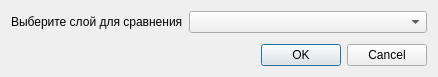
<?xml version="1.0" encoding="UTF-8"?>
<ui version="4.0">
 <class>Dialog</class>
 <widget class="QDialog" name="Dialog">
  <property name="geometry">
   <rect>
    <x>0</x>
    <y>0</y>
    <width>438</width>
    <height>77</height>
   </rect>
  </property>
  <property name="maximumSize">
   <size>
    <width>600</width>
    <height>100</height>
   </size>
  </property>
  <property name="windowTitle">
   <string>Выберите слой</string>
  </property>
  <layout class="QVBoxLayout" name="verticalLayout">
   <item>
    <layout class="QHBoxLayout" name="horizontalLayout">
     <item>
      <widget class="QLabel" name="label">
       <property name="text">
        <string>Выберите слой для сравнения</string>
       </property>
      </widget>
     </item>
     <item>
      <widget class="QgsMapLayerComboBox" name="mMapLayerComboBox">
       <property name="sizePolicy">
        <sizepolicy hsizetype="Expanding" vsizetype="Fixed">
         <horstretch>0</horstretch>
         <verstretch>0</verstretch>
        </sizepolicy>
       </property>
      </widget>
     </item>
    </layout>
   </item>
   <item>
    <spacer name="verticalSpacer">
     <property name="orientation">
      <enum>Qt::Vertical</enum>
     </property>
     <property name="sizeHint" stdset="0">
      <size>
       <width>20</width>
       <height>40</height>
      </size>
     </property>
    </spacer>
   </item>
   <item>
    <widget class="QDialogButtonBox" name="buttonBox">
     <property name="orientation">
      <enum>Qt::Horizontal</enum>
     </property>
     <property name="standardButtons">
      <set>QDialogButtonBox::Cancel|QDialogButtonBox::Ok</set>
     </property>
    </widget>
   </item>
  </layout>
 </widget>
 <customwidgets>
  <customwidget>
   <class>QgsMapLayerComboBox</class>
   <extends>QComboBox</extends>
   <header>qgsmaplayercombobox.h</header>
  </customwidget>
 </customwidgets>
 <resources/>
 <connections>
  <connection>
   <sender>buttonBox</sender>
   <signal>accepted()</signal>
   <receiver>Dialog</receiver>
   <slot>accept()</slot>
   <hints>
    <hint type="sourcelabel">
     <x>248</x>
     <y>254</y>
    </hint>
    <hint type="destinationlabel">
     <x>157</x>
     <y>274</y>
    </hint>
   </hints>
  </connection>
  <connection>
   <sender>buttonBox</sender>
   <signal>rejected()</signal>
   <receiver>Dialog</receiver>
   <slot>reject()</slot>
   <hints>
    <hint type="sourcelabel">
     <x>316</x>
     <y>260</y>
    </hint>
    <hint type="destinationlabel">
     <x>286</x>
     <y>274</y>
    </hint>
   </hints>
  </connection>
 </connections>
</ui>
